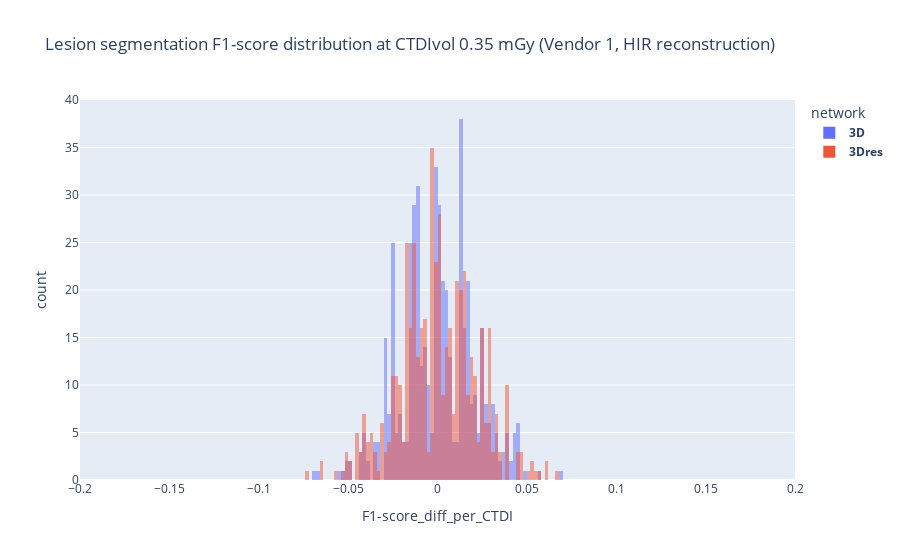

The cell this chart's notebook holds for it:
### Code cell
px.histogram(lesion_seg_summary_rep_plot, x="F1-score_diff_per_CTDI", color="network", barmode="overlay", nbins=100, range_x=[-0.2, 0.2], 
             title="Lesion segmentation F1-score distribution at CTDIvol 0.35 mGy (Vendor 1, HIR reconstruction)").show()

### Figure 1 — Plotly figure (JSON) as saved in the notebook; plotly's stock layout.template omitted (floating-point values rounded to 4 significant figures; data arrays with more than 128 entries replaced by an {"elided": "..."} marker saying what was removed)
{"data": [{"bingroup": "x", "hovertemplate": "network=<b>3D<br>F1-score_diff_per_CTDI=%{x}<br>count=%{y}<extra></extra>", "legendgroup": "<b>3D", "marker": {"color": "#636efa", "opacity": 0.5, "pattern": {"shape": ""}}, "name": "<b>3D", "nbinsx": 100, "orientation": "v", "showlegend": true, "type": "histogram", "x": {"elided": "509 float values"}, "xaxis": "x", "yaxis": "y"}, {"bingroup": "x", "hovertemplate": "network=<b>3Dres<br>F1-score_diff_per_CTDI=%{x}<br>count=%{y}<extra></extra>", "legendgroup": "<b>3Dres", "marker": {"color": "#EF553B", "opacity": 0.5, "pattern": {"shape": ""}}, "name": "<b>3Dres", "nbinsx": 100, "orientation": "v", "showlegend": true, "type": "histogram", "x": {"elided": "509 float values"}, "xaxis": "x", "yaxis": "y"}], "layout": {"barmode": "overlay", "legend": {"title": {"text": "network"}, "tracegroupgap": 0}, "title": {"text": "Lesion segmentation F1-score distribution at CTDIvol 0.35 mGy (Vendor 1, HIR reconstruction)"}, "xaxis": {"anchor": "y", "domain": [0, 1], "range": [-0.2, 0.2], "title": {"text": "F1-score_diff_per_CTDI"}}, "yaxis": {"anchor": "x", "domain": [0, 1], "title": {"text": "count"}}}}
